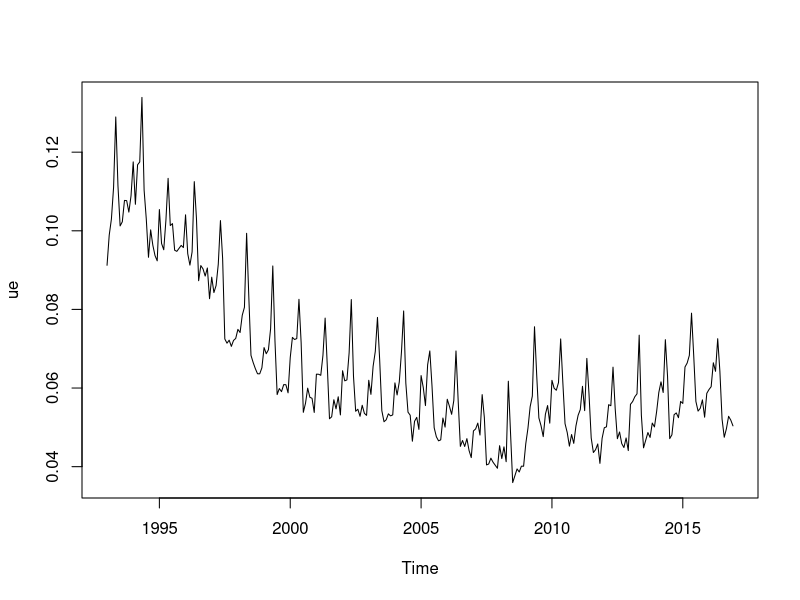
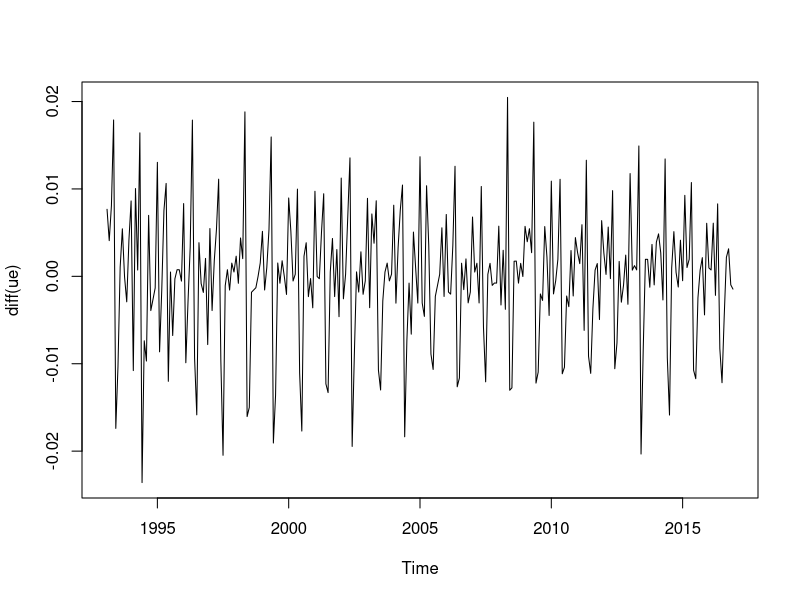
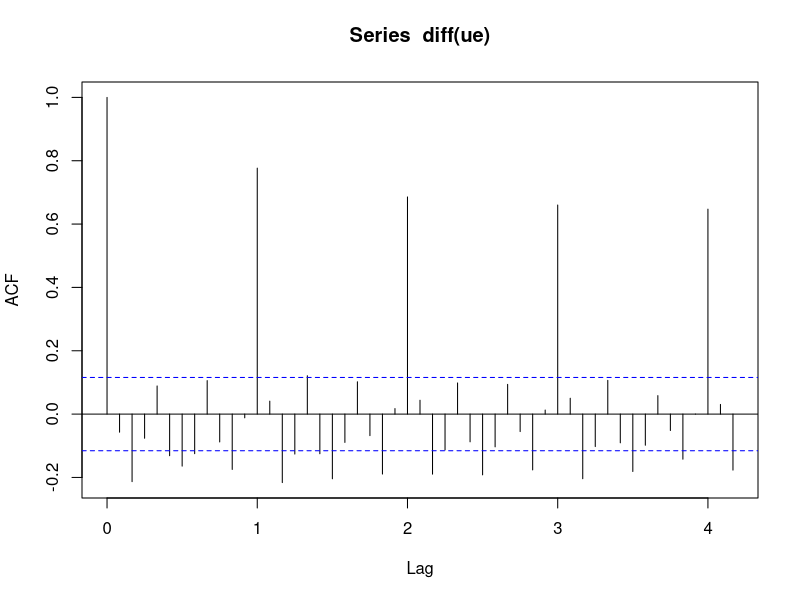
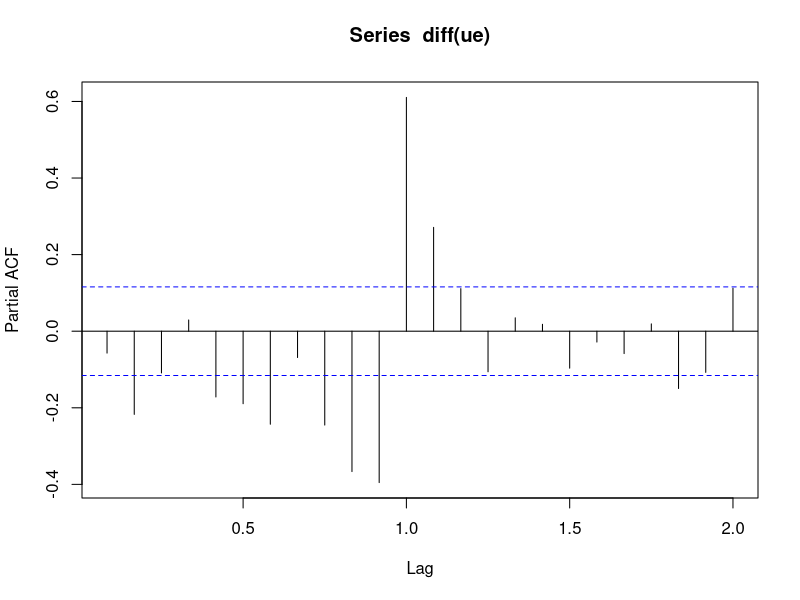
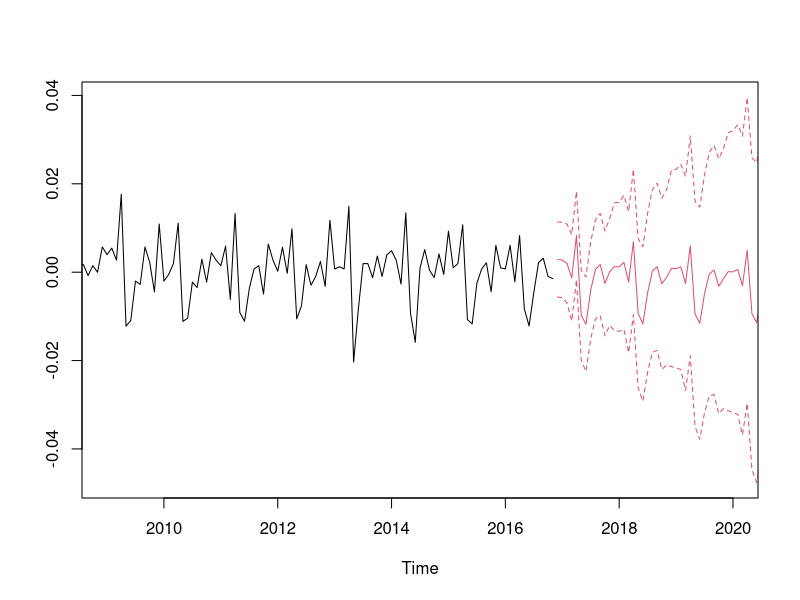
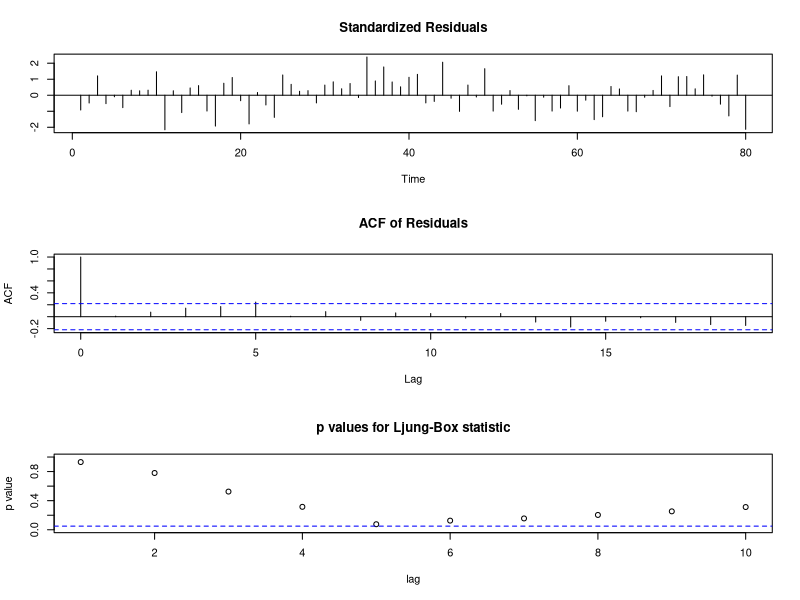
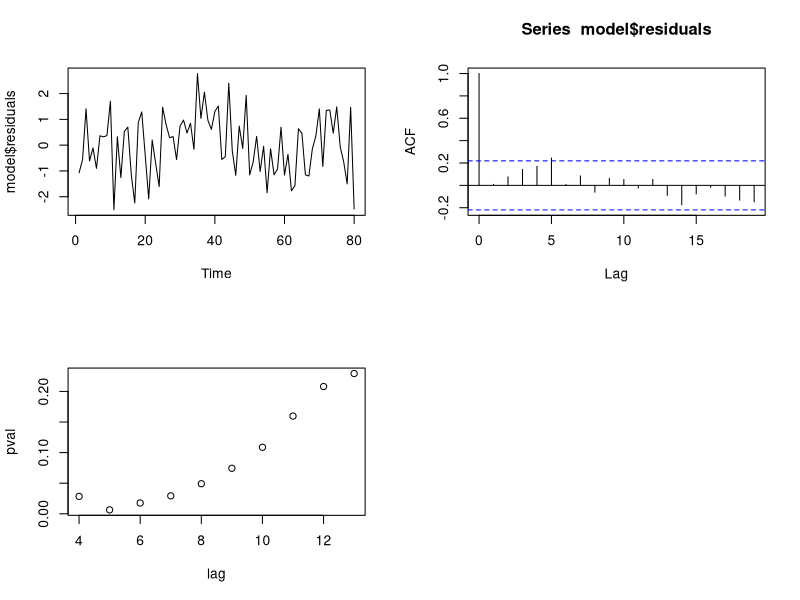

Here is the R script that generated these plots, in order:
#T1

#a

empl <- read.csv2("empl.csv", header=TRUE)

osuus <- empl$unempl/empl$population

ue <- ts(osuus, start=1993, frequency=12)

ts.plot(ue)

ts.plot(diff(ue))

#Ennemmin erotussarjaa voisi mallintaa stationaarisella ARMA-mallilla.

#Tutkitaan vielä autokorrelaatioita erotussarjalle

acf(diff(ue), lag.max = 50)

pacf(diff(ue))

#b

diff_ue <- ts(diff(ue), start=1993, frequency = 12)

arima_p <- function(p, P) {
  return (arima(diff_ue, order=c(p,1,0), seasonal=c(P,0,0)))
}

#P*s + p 

arima20 <- arima_p(2, 0) #2 parametria

arima21 <- arima_p(2, 1) #5 parametria

arima32 <- arima_p(3, 2) #11 parametria

n <- length(diff_ue)

#tavallinen AIC

AIC(arima20, arima21, arima32)

#korjattu AIC

AIC(arima20, k=2*n/(n-4+1))

AIC(arima21, k=2*n/(n-7+1))

AIC(arima32, k=2*n/(n-13+1))

#BIC

AIC(arima20, k=log(n))

AIC(arima21, k=log(n))

AIC(arima32, k=log(n))

#d

p <- predict(arima32, n.ahead=48)
m <- p$pred; s <- p$se
ts.plot(diff_ue, m, m+1.96*s, m-1.96*s, col=c(1,2,2,2), lty=c(1,1,2,2), 
        xlim=c(2009, 2020))

#===============================================================================

#T2

my_diagnosis <- function(model, p, q) {
  par(mfrow=c(2,2))
  ts.plot(model$residuals)
  res_acf <- acf(model$residuals)
  
  n <- length(model$residuals)
  
  pval <- rep(NA,10)
  
  for (lag in (p+q+1):(p+q+10)) {
    Q <- n*sum((res_acf$acf[2:(lag+1)]^2) * (n+2)/(n-(2:(lag+1))))
    pval[lag - p - q] <- 1-pchisq(Q, df=lag-p-q)
  }
  plot(x=(p+q+1):(p+q+10), y=pval, xlab="lag")
  
  #Q <- n*cumsum((n+2)/(n+(1:20)) * res_acf$acf[1:20]**2)
  #Q <- tail(Q, p+q)
  
  #p <- 1-pchisq(Q, df=(p+q:20)-3)
  #print(p)
}

set.seed(12345)
x <- arima.sim(model=list(ar=c(1/2, 1/3)), 80)
fit <- arima(x, order=c(0,0,3))

tsdiag(fit)

my_diagnosis(fit, 0, 3)
